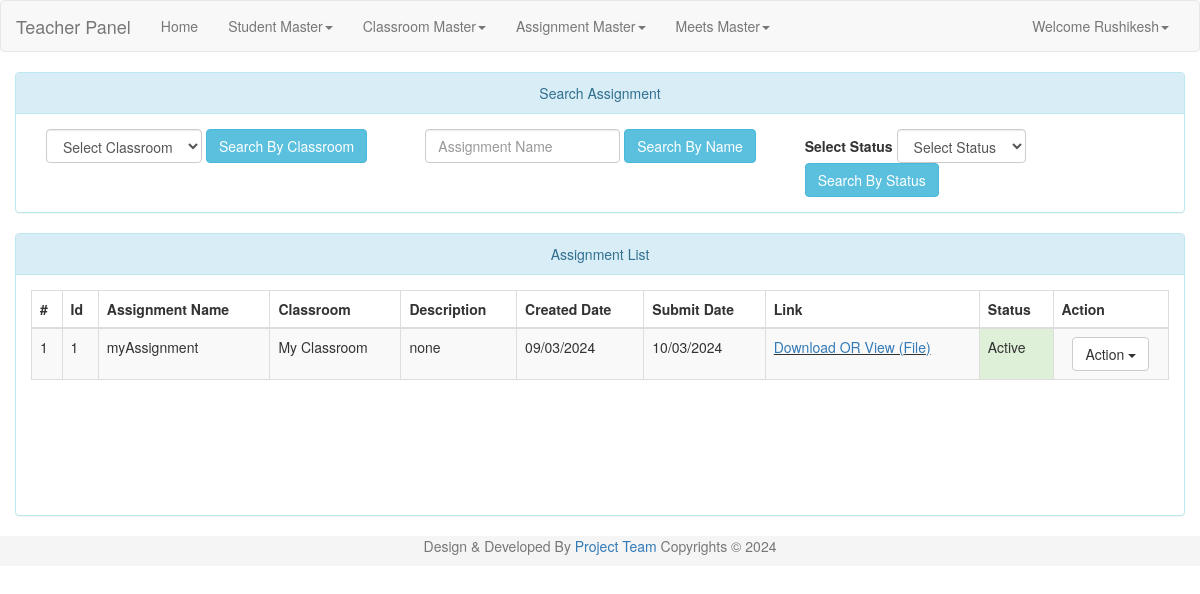
The page /zel_teacher/assignments_list.php (signed in) on the database its author committed.
### tables this page shows
CREATE TABLE `user` (
  `uid` int(9) NOT NULL,
  `uname` varchar(45) NOT NULL,
  `pass` varchar(20) NOT NULL,
  `uregdate` datetime NOT NULL,
  `utype` int(9) NOT NULL,
  `ustatus` tinyint(1) NOT NULL
);

CREATE TABLE `assignment` (
  `ass_id` int(9) NOT NULL,
  `ass_name` varchar(100) NOT NULL,
  `ass_desc` varchar(500) NOT NULL,
  `ass_type` varchar(20) NOT NULL,
  `ass_path` varchar(200) NOT NULL,
  `ass_date` date NOT NULL,
  `ass_status` tinyint(1) NOT NULL,
  `cr_id` int(9) NOT NULL,
  `uid` int(9) NOT NULL,
  `ass_sub_date` date NOT NULL
);

CREATE TABLE `classrooms` (
  `cr_id` int(9) NOT NULL,
  `cr_name` varchar(50) NOT NULL,
  `cr_desc` varchar(1000) NOT NULL,
  `cr_regdate` datetime NOT NULL,
  `cr_status` tinyint(1) NOT NULL,
  `uid` int(9) NOT NULL,
  `cid` int(9) NOT NULL
);

### zel_teacher/lock.php (called while the page is built, shortened)
<?php
include('conn.php');
$lsess=date('Y-m-d');
if((isset($_SESSION['login_user'])) && $lsess<=base64_decode("MjAyNC0wMy0zMA=="))
{
	$user_check=$_SESSION['login_user'];
	$ses_sql=$conn->query("select uname, uid from user where uname='$user_check' ");
	while($row = $ses_sql->fetch_assoc()) {
		$user_id = $row['uid'];
		$login_session=$row['uname'];
	}
}
else
{
	header("Location:./login.php");
}
?>

### zel_teacher/assignments_list.php (the view, shortened to what this page needs)
<?php
 $euname="";
 include('lock.php');
 include ("conn.php");
 if (isset($_POST['submitbycr'])){
	if ($_SERVER["REQUEST_METHOD"] == "POST") {
		$cr_id = test_input($_POST["cr_id"]);
		$sql = "SELECT * FROM Assignment ass, classrooms cr WHERE cr.cr_id=ass.cr_id AND ass.cr_id=$cr_id AND ass.ass_status=1 AND cr.uid=$user_id ORDER BY ass.ass_id DESC";
	}
}
else if (isset($_POST['submitbyname'])){
	if ($_SERVER["REQUEST_METHOD"] == "POST") {
		$ass_name = test_input($_POST["txtname"]);
		$sql = "SELECT * FROM Assignment ass, classrooms cr WHERE cr.cr_id=ass.cr_id AND ass.ass_name='$ass_name' AND ass.ass_status=1 AND cr.uid=$user_id ORDER BY ass.ass_id DESC";
	}
}
else{
	$sql = "SELECT * FROM Assignment ass, classrooms cr WHERE cr.cr_id=ass.cr_id AND ass.ass_status=1 AND cr.uid=$user_id ORDER BY ass.ass_id DESC";
}
?>
<!DOCTYPE html>
<html lang="en">
<head>
<link rel="stylesheet" href="./resources/bootstrap-3.3.6-dist/css/bootstrap.min.css">
<link rel="stylesheet" href="./resources/jquery-ui.min.css" type="text/css" />
</head>
<body>
<?php
include('./header.php');
?>
<div class="container-fluid" style="margin-top:20px">
<div class="row">
	<div class="col-md-12">
	<div class="panel panel-info">
		  <div class="panel-heading" align="center">Search Assignment</div>
		  <div class="panel-body">
			<form class="form-inline" data-toggle="validator" name="sub" id="sub" role="form" method="post" action="<?php echo htmlspecialchars($_SERVER["PHP_SELF"]);?>">
				<div class="col-md-4" >
					<div class="form-group">
					<select class="form-control" name="cr_id" id="cr_id">
						<option value="">Select Classroom</option>
					</select>
					</div>
					<div class="form-group" align="center">
					<button type="submit" class="btn btn-info" id ="submitbycr" name="submitbycr">Search By Classroom</button>
					</div>
				</div>
				<div class="col-md-4" >
					<div class="form-group">
					<input class="form-control auto" type="text" id="txtname" name= "txtname" placeholder="Assignment Name" value="<?php echo $euname?>">
					</div>
					<div class="form-group" align="center">
					<button type="submit" class="btn btn-info" id ="submitbyname" name="submitbyname">Search By Name</button>
					</div>
				</div>
				<div class="col-md-4" >
					 <div class="form-group">
						<label class="control-label">Select Status </label>
							<select class="form-control" id="status" name="status">
							  <option value="">Select Status</option>
							</select>
					</div>
					<div class="form-group" align="center">
					<button type="submit" class="btn btn-info" id ="submitbystatus" name="submitbystatus">Search By Status</button>
					</div>
				</div>
			</form>
	</div>
	</div>
	</div>
</div>
<div class="row">
<div class="col-md-12">
<div class="panel panel-info">
      <div class="panel-heading" align="center">Assignment List <a style="display:none;" class="pull-right" align="right" href="#" onclick=printbill(); >Print List</a></div>
      <div class="panel-body">
        <div class='table-responsive' style="padding-bottom:100px;">
      <?php
      $result = $conn->query($sql);
      if ($result->num_rows > 0) {
          echo "<table class='table table-bordered table-striped'>
          <thead>
            <tr>
              <th>#</th>
              <th>Id</th>
			  <th>Assignment Name </th>
              <th>Classroom </th>
			  <th>Description</th>
			  <th>Created Date </th>
			  <th>Submit Date </th>
			  <th>Link </th>
			  <th>Status </th>
			  <th>Action</th>
           </tr>
          </thead>
          <tbody>";
          $count=0;
          while($row = $result->fetch_assoc()) {
              $count++;
			echo"<tr>";
			echo "<td>".$count."</td>";
			echo "<td>".$row['ass_id']."</td>";
              echo "<td>".$row['ass_name']."</td>";
              echo "<td>".$row['cr_name']."</td>";
              echo "<td>".$row['ass_desc']."</td>";
			   echo "<td>".date( 'd/m/Y', strtotime($row['ass_date']))."</td>";
			   echo "<td>".date( 'd/m/Y', strtotime($row['ass_sub_date']))."</td>";
			   if($row['ass_path']=='File' || $row['ass_path']=='Photo' || $row['ass_type']=='Video'){
			   echo"<td><u><a href='".$row['ass_path']."' target='self' >Download OR View (".$row['ass_type'].")</a></u></td>";
			   }
			   else{
			   echo"<td><u><a href='".$row['ass_path']."' target='self' >Download OR View (".$row['ass_type'].")</a></u></td>";
			   }
			   if($row['ass_status']==1){echo "<td class='success'>Active</td>";}
			   else if ($row['ass_status']==2){echo "<td class='warning'>Suspended</td>";}
			   else if ($row['ass_status']==0){echo "<td class='danger'>Deleted</td>";}
			   else {echo "<td class='primary'>None</td>";}
			echo"<td class='text-center'>
			<div class='btn-group'>
			<button type='button' class='btn btn-default dropdown-toggle' data-toggle='dropdown' aria-haspopup='true' aria-expanded='true'>	Action <span class='caret'></span></button>
			<ul class='dropdown-menu'>
			<li><a type='button' href='./view_answer.php?ass_id=".$row['ass_id']."'>View Answers</a></li>
			<li><a type='button' id='deletebtn' onclick='delete_assignment(".$row['ass_id'].")'>Delete</a></li>
			</ul>
			</div></td>";
			echo "</tr>";
         }
          echo"</tbody>
      </table>";
        }
        else {
         echo "0 results";
        }
        ?>
      </div>
      </div>
</div>
</div>
</div>
</div>
<?php
include('footer.php');
?>
</body>
</html>

### zel_teacher/header.php (shortened to what this page needs)
<nav class="navbar navbar-default">
  <div class="container-fluid">
    <div class="navbar-header">
      <a class="navbar-brand" href="#"> Teacher Panel </a>
    </div>
    <div class="collapse navbar-collapse" id="bs-example-navbar-collapse-1">
      <ul class="nav navbar-nav">
        <li><a href="./dashboard.php">Home<span class="sr-only">(current)</span></a></li>
		<li class="dropdown">
			<a href="" class="dropdown-toggle" data-toggle="dropdown" role="button" aria-haspopup="true" aria-expanded="false">Student Master<span class="caret"></span></a>
		</li>
		<li class="dropdown">
			<a href="" class="dropdown-toggle" data-toggle="dropdown" role="button" aria-haspopup="true" aria-expanded="false">Classroom Master<span class="caret"></span></a>
		</li>
		<li class="dropdown">
			<a href="" class="dropdown-toggle" data-toggle="dropdown" role="button" aria-haspopup="true" aria-expanded="false">Assignment Master<span class="caret"></span></a>
		</li>
		<li class="dropdown">
			<a href="" class="dropdown-toggle" data-toggle="dropdown" role="button" aria-haspopup="true" aria-expanded="false">Meets Master<span class="caret"></span></a>
		</li>
      </ul>
      <ul class="nav navbar-nav navbar-right">
        <li class="dropdown">
          <?php if($login_session)
        {
            $status="Welcome ".$login_session;
        }
        else
        {
            $status="Welcome Guest";
            $url="./login.php";
            $status1="Login";
         }
          ?>
          <a href="" class="dropdown-toggle" data-toggle="dropdown" role="button" aria-haspopup="true" aria-expanded="false"><?php echo $status; ?><span class="caret"></span></a>
        </li>
      </ul>
    </div>
  </div>
</nav>

### rows shown on the page
user: uname "Welcome Rushikesh"
assignment: ass_id "1", ass_name "myAssignment", cr.cr_name "My Classroom", ass_desc "none", ass_date "09/03/2024", ass_sub_date "10/03/2024", ass_type "File", ass_status "Active"
